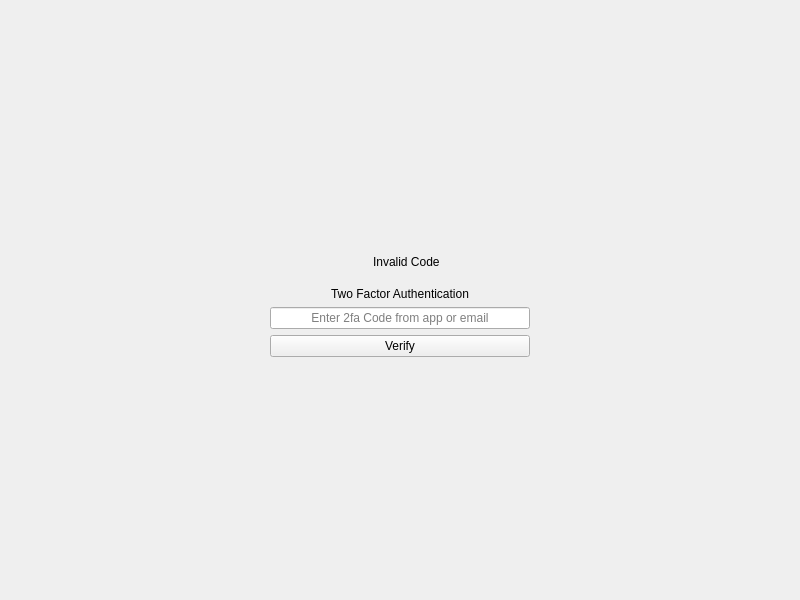
<?xml version="1.0" encoding="UTF-8"?>
<ui version="4.0">
 <class>TwoFactorAuthPage</class>
 <widget class="QWidget" name="TwoFactorAuthPage">
  <property name="geometry">
   <rect>
    <x>0</x>
    <y>0</y>
    <width>800</width>
    <height>600</height>
   </rect>
  </property>
  <property name="windowTitle">
   <string>Verify 2FA</string>
  </property>
  <layout class="QGridLayout" name="gridLayout">
   <item row="0" column="1">
    <spacer name="verticalSpacer">
     <property name="orientation">
      <enum>Qt::Vertical</enum>
     </property>
     <property name="sizeHint" stdset="0">
      <size>
       <width>20</width>
       <height>40</height>
      </size>
     </property>
    </spacer>
   </item>
   <item row="1" column="1">
    <widget class="QWidget" name="loginFailedWidget" native="true">
     <layout class="QHBoxLayout" name="horizontalLayout">
      <item>
       <spacer name="horizontalSpacer_4">
        <property name="orientation">
         <enum>Qt::Horizontal</enum>
        </property>
        <property name="sizeHint" stdset="0">
         <size>
          <width>40</width>
          <height>20</height>
         </size>
        </property>
       </spacer>
      </item>
      <item>
       <widget class="QLabel" name="errorImage">
        <property name="text">
         <string/>
        </property>
        <property name="pixmap">
         <pixmap resource="resources.qrc">:/images/images/vrc_login_failed.png</pixmap>
        </property>
       </widget>
      </item>
      <item>
       <widget class="QLabel" name="loginFailedDesc">
        <property name="text">
         <string>Invalid Code</string>
        </property>
       </widget>
      </item>
      <item>
       <spacer name="horizontalSpacer_3">
        <property name="orientation">
         <enum>Qt::Horizontal</enum>
        </property>
        <property name="sizeHint" stdset="0">
         <size>
          <width>40</width>
          <height>20</height>
         </size>
        </property>
       </spacer>
      </item>
     </layout>
    </widget>
   </item>
   <item row="2" column="1">
    <widget class="QLabel" name="label">
     <property name="text">
      <string>Two Factor Authentication</string>
     </property>
     <property name="alignment">
      <set>Qt::AlignCenter</set>
     </property>
    </widget>
   </item>
   <item row="3" column="0">
    <spacer name="horizontalSpacer">
     <property name="orientation">
      <enum>Qt::Horizontal</enum>
     </property>
     <property name="sizeHint" stdset="0">
      <size>
       <width>40</width>
       <height>20</height>
      </size>
     </property>
    </spacer>
   </item>
   <item row="3" column="1">
    <widget class="QLineEdit" name="twoFactorCodeIn">
     <property name="text">
      <string/>
     </property>
     <property name="alignment">
      <set>Qt::AlignCenter</set>
     </property>
     <property name="placeholderText">
      <string>Enter 2fa Code from app or email</string>
     </property>
    </widget>
   </item>
   <item row="3" column="2">
    <spacer name="horizontalSpacer_2">
     <property name="orientation">
      <enum>Qt::Horizontal</enum>
     </property>
     <property name="sizeHint" stdset="0">
      <size>
       <width>40</width>
       <height>20</height>
      </size>
     </property>
    </spacer>
   </item>
   <item row="4" column="1">
    <widget class="QPushButton" name="pushButton">
     <property name="text">
      <string>Verify</string>
     </property>
    </widget>
   </item>
   <item row="5" column="1">
    <spacer name="verticalSpacer_2">
     <property name="orientation">
      <enum>Qt::Vertical</enum>
     </property>
     <property name="sizeHint" stdset="0">
      <size>
       <width>20</width>
       <height>40</height>
      </size>
     </property>
    </spacer>
   </item>
  </layout>
 </widget>
 <resources>
  <include location="resources.qrc"/>
  <include location="resources.qrc"/>
 </resources>
 <connections/>
</ui>
